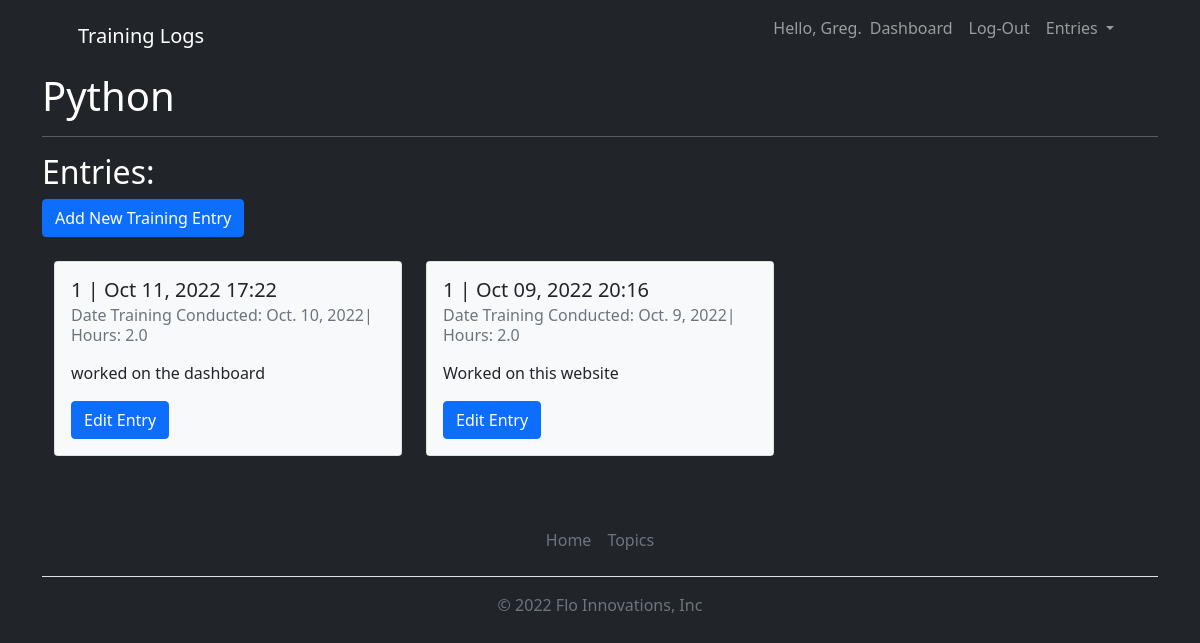
Before: /topics/5 (signed in) with the older database file.
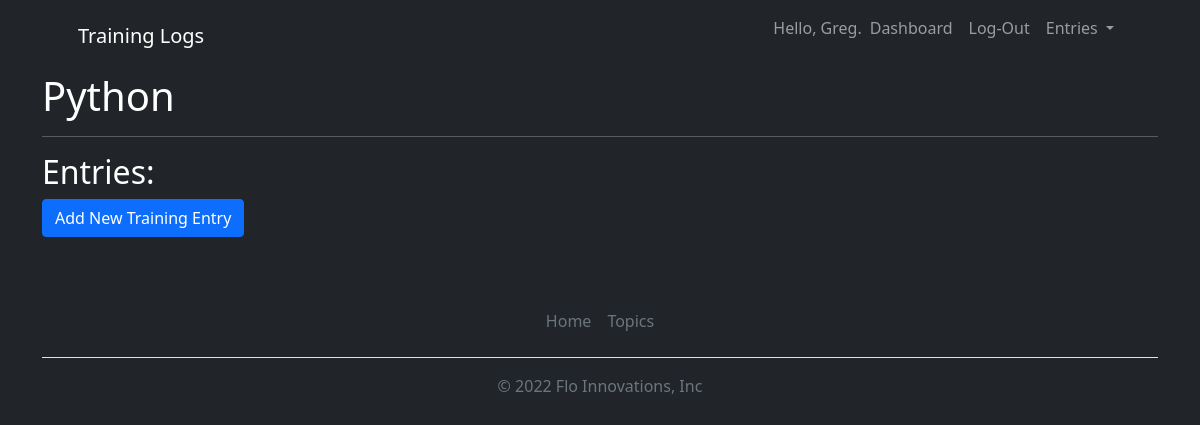
After: the same page with the newer database file.
### training_logs/models.py (models this page shows, shortened)
class Entry(models.Model):
    topic = models.ForeignKey(Topic, on_delete=models.CASCADE)
    method_of_training = models.CharField(max_length=200)
    source = models.CharField(max_length=20)
    hours = models.FloatField()
    date_training_conducted = models.DateField()
    text = models.TextField()
    date_added = models.DateTimeField(auto_now_add=True)
    class Meta:
        verbose_name_plural = 'entries'

### training_logs/views.py (the view)
# urls.py: path('topics/<int:topic_id>', views.topic, name='topic'),
@login_required
def topic(request, topic_id):
    topic = Topic.objects.get(id=topic_id)
    if topic.owner != request.user:
        raise Http404
    entries = topic.entry_set.order_by('-date_added')
    context = {'topic':topic, 'entries':entries}
    return render(request, 'training_logs/topic.html', context)

### training_logs/templates/training_logs/topic.html (shortened to what this page needs)
{% extends "training_logs/base.html" %}
{% block page_header %}<h1>{{ topic.text }}<hr/></h1>{% endblock page_header %}
{% block content %}
<h2>Entries:</h2>
<a class="btn btn-primary" href="{% url 'training_logs:new_entry' topic.id %}" role="button">Add New Training Entry</a>
<div class="container">
    <div class="row">
        {% for entry in entries %}
        <div class="col-md-4">
            <div class="card mb-4">
                <div class="card-body bg-light text-dark">
                    <h5 class="card-title">{{ entry.method_of_training }} | {{ entry.date_added|date:'M d, Y H:i ' }}</h5>
                    <h6 class="card-subtitle mb-2 text-muted">Date Training Conducted:
                        {{entry.date_training_conducted}}| Hours: {{ entry.hours }} </h6>
                    <p class="card-text">{{ entry.text| linebreaks }}</p>
                    <a class="btn btn-primary" href="{% url 'training_logs:edit_entry' entry.id %}" role="button">Edit Entry</a>
                </div>
            </div>
        </div>
        {% endfor %}
    </div>
</div>
{% endblock content %}

Changed rows visible on the page:
removed Entry: method_of_training "1", date_added "Oct 11, 2022 17:22", date_training_conducted "Oct. 10, 2022", hours "2.0", text "worked on the dashboard"
removed Entry: method_of_training "1", date_added "Oct 09, 2022 20:16", date_training_conducted "Oct. 9, 2022", hours "2.0", text "Worked on this website"
